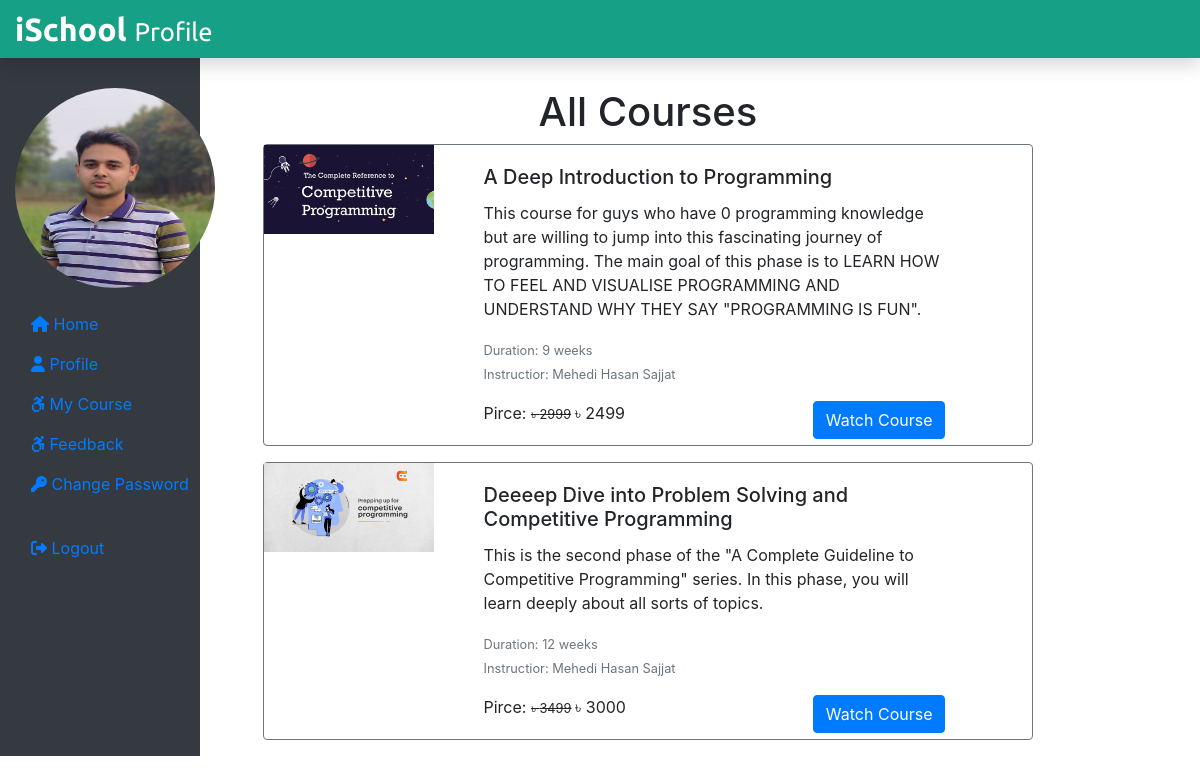
Page /student/myCourse.php (signed in) on the committed database.
### tables this page shows
CREATE TABLE `student` (
  `stuId` int(11) NOT NULL,
  `stuName` varchar(255) NOT NULL,
  `stuEmail` varchar(255) NOT NULL,
  `stuPass` varchar(255) NOT NULL,
  `stuOcc` varchar(255) NOT NULL,
  `stuImg` text NOT NULL
);

CREATE TABLE `courseorder` (
  `coId` int(11) NOT NULL,
  `orderId` varchar(255) NOT NULL,
  `stuEmail` varchar(255) NOT NULL,
  `courseID` varchar(255) NOT NULL,
  `status` varchar(255) NOT NULL,
  `cardType` text NOT NULL,
  `amount` int(11) NOT NULL,
  `orderDate` date NOT NULL,
  `tnxId` varchar(255) NOT NULL
);

CREATE TABLE `course` (
  `courseID` int(11) NOT NULL,
  `courseName` text NOT NULL,
  `courseDesc` text NOT NULL,
  `courseAuthor` varchar(255) NOT NULL,
  `courseImg` text NOT NULL,
  `courseDuration` text NOT NULL,
  `coursePrice` int(11) NOT NULL,
  `courseOriginalPrice` int(11) NOT NULL
);

### student/myCourse.php (the view, shortened to what this page needs)
<?php
include './stuInclude/header.php';
include_once('../dbConnection.php');
if (isset($_SESSION['isLogin'])) {
  $stuLogEmail = $_SESSION['stuLogEmail'];
}
else {
  echo "<script> location.href='../index.php'; </script>";
}
?>
<div class="col-sm-8 mt-5 ml-5">
<h1 class="text-center">All Courses</h1>
  <?php
    if (isset($stuLogEmail)) {
      $sql = "SELECT co.orderId, c.courseID, c.courseName, c.courseDuration, c.courseDesc, c.courseImg, c.courseAuthor, c.courseOriginalPrice, c.coursePrice FROM courseorder AS co JOIN course AS c ON c.courseID = co.courseID WHERE co.stuEmail = '$stuLogEmail'";
      $result = $conn->query($sql);
      if ($result->num_rows > 0) {
        while ($row = $result->fetch_assoc()) {
  ?>
          <div class="card mb-3 border-secondary">
            <div class="row g-0">
              <div class="col-md-3">
                <img src="<?php echo $row['courseImg'] ?>" class="img-fluid rounded-start" alt="Picture">
              </div>
              <div class="col-md-8">
                <div class="card-body">
                  <h5 class="card-title"><?php echo $row['courseName'] ?></h5>
                  <p class="card-text"><?php echo $row['courseDesc'] ?></p>
                  <p class="card-text"><small class="text-muted">Duration: <?php echo $row['courseDuration'] ?> <br>Instructior: <?php echo $row['courseAuthor'] ?></small></p>
                  <p class="card-text d-inline">
                    Pirce: <small><del>&#2547; <?php echo $row['courseOriginalPrice'] ?></del> </small>
                    <span class="font-weight-border">&#2547; <?php echo $row['coursePrice'] ?></span>
                  </p>
                  <a class="btn btn-primary text-white font-weight-border float-right" href="watchCourse.php?courseID=<?php echo $row['courseID'] ?>">Watch Course</a>
                </div>
              </div>
            </div>
          </div>
          <?php
      }
    }
  }
?>
</div>
<?php
include './stuInclude/footer.php';
?>

### student/stuInclude/header.php (shortened to what this page needs)
<?php
include_once('../dbConnection.php');
if (isset($_SESSION['isLogin'])) {
  $stuLogEmail = $_SESSION['stuLogEmail'];
}
else {
  echo "<script> location.href='../index.php'; </script>";
}
$sql = "SELECT * FROM student WHERE stuEmail = '$stuLogEmail'";
$result = $conn->query($sql);
if ($result->num_rows == 1) {
  $row = $result->fetch_assoc();
  $stuImg = $row['stuImg'];
}
?>
<!DOCTYPE html>
<html lang="en">
<head>
  <link rel="stylesheet" href="../css/bootstrap.min.css">
  <link rel="stylesheet" href="../css/all.min.css">
  <link rel="stylesheet" href="../css/adminStyle.css">
</head>
<body>
  <nav class="navbar navbar-dark fixed-top p-0 shadow" style="background-color: #16a085">
    <a href="studentProfile.php" class="navbar-brand col-sm-3 col-md-2 mr-0">
      iSchool <small class="text-white">Profile</small>
    </a>
  </nav>
  <div class="container-fluid mb-5" style="margin-top: 40px;">
    <div class="row">
      <nav class="col-sm-3 col-md-2 bg-dark sidebar py-5 d-print-none">
        <div class="sidebar-sticky">
          <ul class="nav flex-column">
            <li class="nav-item mb-3">
              <img src="<?php echo $stuImg; ?>" alt="studentImage" class ="rounded-circle" width="200" height="200">
            </li>
            <li class="nav-item">
              <a class="nav-link" href="../index.php">
              <i class="fa-solid fa-house"></i>
                Home
              </a>
            </li>
            <li class="nav-item">
              <a class="nav-link" href="studentProfile.php">
              <i class="fas fa-user"></i>
                Profile <span class="sr-only">(Current)</span>
              </a>
            </li>
            <li class="nav-item">
              <a class="nav-link" href="./myCourse.php">
              <i class="fab fa-accessible-icon"></i>
                My Course
              </a>
            </li>
            <li class="nav-item">
              <a class="nav-link" href="feedback.php">
              <i class="fa-brands fa-accessible-icon"></i>
                Feedback
              </a>
            </li>
            <li class="nav-item">
              <a class="nav-link" href="changeStuPass.php">
              <i class="fas fa-key"></i>
                Change Password
              </a>
            </li>
            <li class="nav-item">
              <a class="nav-link" href="../logout.php">
              <i class="fas fa-sign-out-alt"></i>
                Logout
              </a>
            </li>
          </ul>
        </div>
      </nav>

### css/adminStyle.css (style rules this page uses)
.navbar-brand { font-family: "Ubuntu", sans-serif; font-size: 2em; font-weight: bold; color: #fff; }

### rows in the picture
student: stuImg (picture)
courseorder: courseID.courseImg (picture), courseID.courseName "A Deep Introduction to Programming", courseID.courseDesc "This course for guys who have 0 programming knowledge but are willing to jump into this fascinating journey of programming. The main goal of this phase is to LEARN HOW TO FEEL AND VISUALISE PROGRAMMING AND UNDERSTAND WHY THEY SAY \"PROGRAMMING IS FUN\".", courseID.courseDuration "9 weeks", courseID.courseAuthor "Mehedi Hasan Sajjat", courseID.courseOriginalPrice "2999", courseID.coursePrice "2499"
courseorder: courseID.courseImg (picture), courseID.courseName "Deeeep Dive into Problem Solving and Competitive Programming", courseID.courseDesc "This is the second phase of the \"A Complete Guideline to Competitive Programming\" series. In this phase, you will learn deeply about all sorts of topics.", courseID.courseDuration "12 weeks", courseID.courseAuthor "Mehedi Hasan Sajjat", courseID.courseOriginalPrice "3499", courseID.coursePrice "3000"
